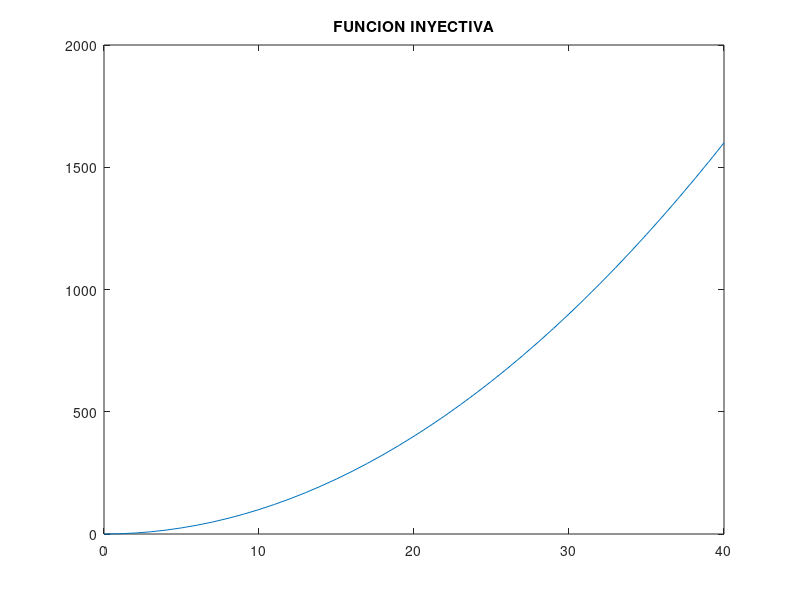

MATLAB code for this plot:
% Title: "Funcion Inyectiva, Sobreyectiva, Biyectiva " 
% Autor: Atzimba Joice Martinez Huitron 
% Date:  20211116
x=0:1:40;
y=x.^2;
plot (x,y)
title(['FUNCION INYECTIVA']) 